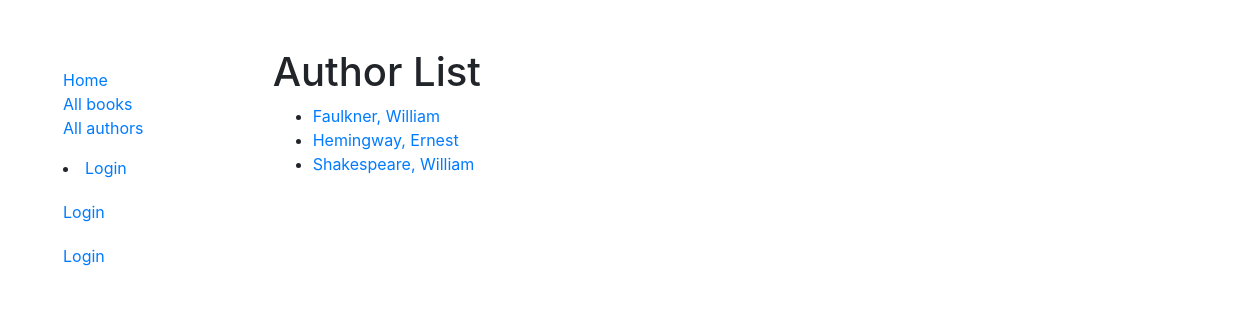
Screenshot of /catalog/authors/ with the database file from the repository.
### catalog/models.py (models this page shows)
class Author(models.Model):
    first_name = models.CharField(max_length=100)
    last_name = models.CharField(max_length=100)
    date_of_birth = models.DateField(null=True, blank=True)
    date_of_death = models.DateField('Died', null=True, blank=True)
    class Meta:
        ordering = ['last_name', 'first_name']
    def get_absolute_url(self):
        return reverse('author-detail', args=[str(self.id)])
    def __str__(self):
        return f'{self.last_name}, {self.first_name}'
    class Meta:
        ordering = ['last_name']

### catalog/views.py (the view)
# urls.py: path('authors/', views.AuthorListView.as_view(), name='authors'),
class AuthorListView(generic.ListView):
    model = Author
    context_object_name = 'authors'   # your own name for the list as a template variable
    template_name = 'authors/author_list.html'

### catalog/templates/catalog/author_list.html (shortened to what this page needs)
{% extends "base_generic.html" %}
{% block content %}
  <h1>Author List</h1>
  {% if authors %}
  <ul>
    {% for author in authors %}
      <li>
        <a href="{{ author.get_absolute_url }}">{{author}}</a>
      </li>
    {% endfor %}
  </ul>
  {% else %}
    <p>There are no authors in the list.</p>
  {% endif %}
{% endblock %}

### rows the page displays
Author: last_name+first_name "Faulkner, William"
Author: last_name+first_name "Hemingway, Ernest"
Author: last_name+first_name "Shakespeare, William"
